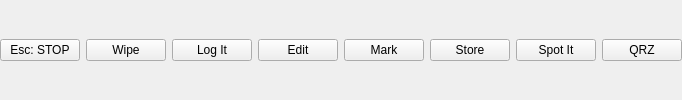
           <widget class="QFrame" name="Command_Buttons">
            <layout class="QHBoxLayout" name="ButtonRow3">
             <property name="leftMargin">
              <number>0</number>
             </property>
             <property name="topMargin">
              <number>0</number>
             </property>
             <property name="rightMargin">
              <number>0</number>
             </property>
             <property name="bottomMargin">
              <number>0</number>
             </property>
             <item>
              <widget class="QPushButton" name="esc_stop">
               <property name="focusPolicy">
                <enum>Qt::NoFocus</enum>
               </property>
               <property name="text">
                <string>Esc: STOP</string>
               </property>
              </widget>
             </item>
             <item>
              <widget class="QPushButton" name="wipe">
               <property name="focusPolicy">
                <enum>Qt::NoFocus</enum>
               </property>
               <property name="text">
                <string>Wipe</string>
               </property>
              </widget>
             </item>
             <item>
              <widget class="QPushButton" name="log_it">
               <property name="focusPolicy">
                <enum>Qt::NoFocus</enum>
               </property>
               <property name="text">
                <string>Log It</string>
               </property>
              </widget>
             </item>
             <item>
              <widget class="QPushButton" name="edit">
               <property name="focusPolicy">
                <enum>Qt::NoFocus</enum>
               </property>
               <property name="text">
                <string>Edit</string>
               </property>
              </widget>
             </item>
             <item>
              <widget class="QPushButton" name="mark">
               <property name="focusPolicy">
                <enum>Qt::NoFocus</enum>
               </property>
               <property name="text">
                <string>Mark</string>
               </property>
              </widget>
             </item>
             <item>
              <widget class="QPushButton" name="store">
               <property name="focusPolicy">
                <enum>Qt::NoFocus</enum>
               </property>
               <property name="text">
                <string>Store</string>
               </property>
              </widget>
             </item>
             <item>
              <widget class="QPushButton" name="spot_it">
               <property name="focusPolicy">
                <enum>Qt::NoFocus</enum>
               </property>
               <property name="text">
                <string>Spot It</string>
               </property>
              </widget>
             </item>
             <item>
              <widget class="QPushButton" name="qrz">
               <property name="focusPolicy">
                <enum>Qt::NoFocus</enum>
               </property>
               <property name="text">
                <string>QRZ</string>
               </property>
              </widget>
             </item>
            </layout>
           </widget>
